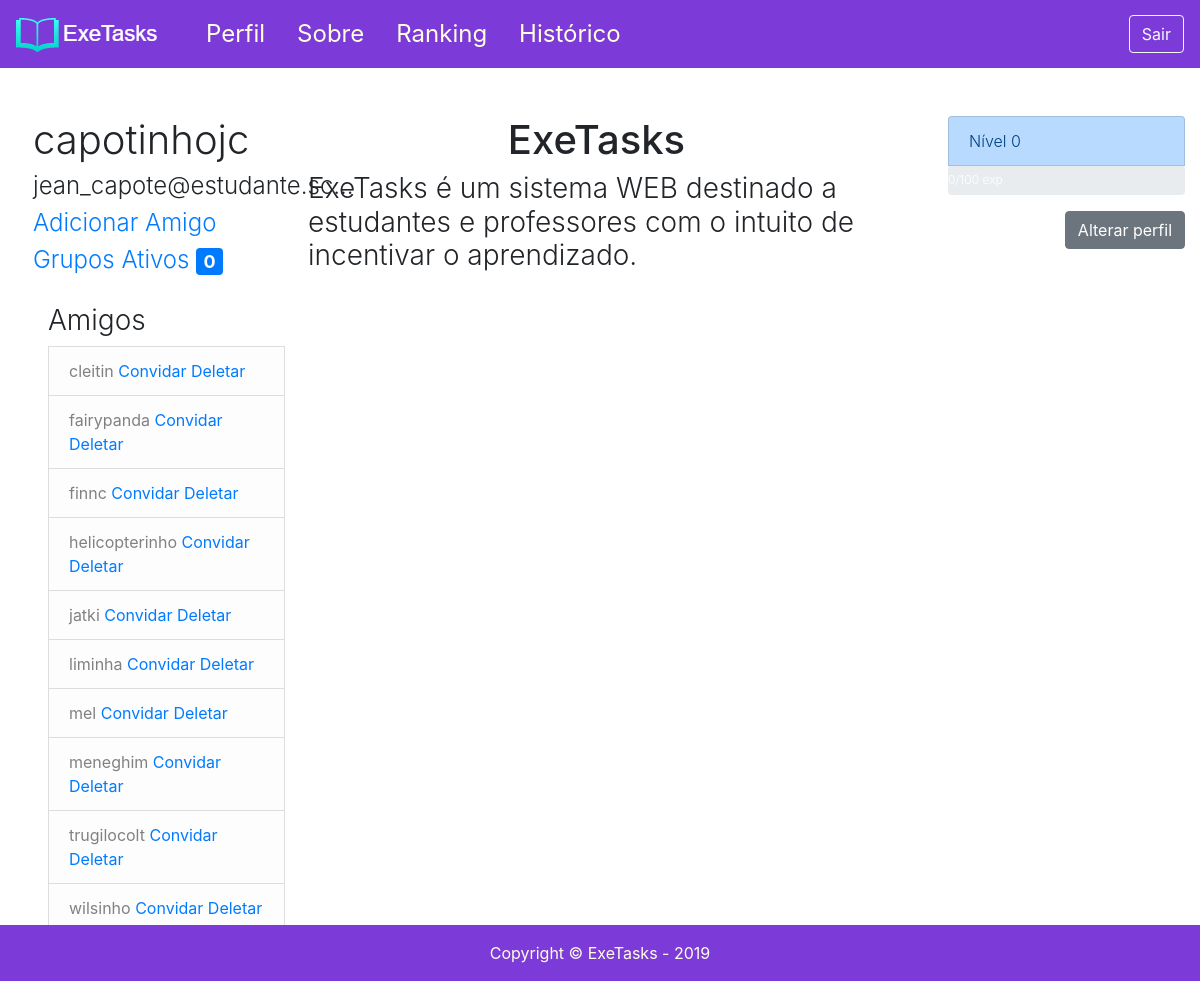
The page /main.php?folder=pages/&file=about.html (signed in) on the database its author committed.
### tables this page shows
CREATE TABLE `usuarios_has_usuarios` (
  `usuarios_id` int(10) UNSIGNED ZEROFILL NOT NULL COMMENT 'Usuário que possui amigo.',
  `usuarios_idamigos` int(10) UNSIGNED ZEROFILL NOT NULL COMMENT 'Usuário que é o amigo.'
);

CREATE TABLE `usuarios` (
  `id` int(10) UNSIGNED ZEROFILL NOT NULL COMMENT 'ID do usuário.',
  `nome` varchar(20) NOT NULL COMMENT 'Nome do usuário.',
  `usuario` varchar(20) NOT NULL COMMENT 'Apelido do usuário.',
  `senha` char(32) NOT NULL COMMENT 'Senha do usuário.',
  `email` varchar(40) NOT NULL COMMENT 'E-mail do usuário.',
  `data_nasc` date NOT NULL COMMENT 'Data de nascimento do usuário.',
  `sexo` char(1) NOT NULL COMMENT 'Sexo do usuário.',
  `tipo` char(1) NOT NULL COMMENT 'Serve para determinar se o usuário é professor ou estudante.',
  `nivel` int(11) NOT NULL COMMENT 'Nível do usuário.',
  `experiencia` int(11) NOT NULL COMMENT 'Total de experiência que o usuário possui.',
  `foto` varchar(255) NOT NULL COMMENT 'Avatar do usuário.'
);

### main.php (the view, shortened to what this page needs)
<!DOCTYPE html>
<html lang="pt-br">
    <head>
        <link rel="stylesheet" href="https://stackpath.bootstrapcdn.com/bootstrap/4.3.1/css/bootstrap.min.css">
        <link rel="stylesheet" href="https://kit-free.fontawesome.com/releases/latest/css/free.min.css" media="all">
        <link rel="stylesheet" href="https://kit-free.fontawesome.com/releases/latest/css/free-v4-font-face.min.css" media="all">
        <link rel="stylesheet" href="https://kit-free.fontawesome.com/releases/latest/css/free-v4-shims.min.css" media="all">
        <link rel="stylesheet" href="assets/css/main.css">
    </head>
    <body>
    <div class="pos-f-t">
        <?php
            $idUser = $_SESSION['id'];
            $user = $_SESSION['user'];
            $emailUser = $_SESSION['emailUser'];
            include "security/database/connection_database.php";
            $sql_sel_lvl_xp = "SELECT * FROM usuarios WHERE id = $idUser";
            $instruction_lvl_xp = $db_connection->prepare($sql_sel_lvl_xp);
            $instruction_lvl_xp->execute();
            $lvl_xp = $instruction_lvl_xp->fetch(PDO::FETCH_ASSOC);
        ?>
        <nav class="navbar navbar-expand-md purple">
            <div class="logo_header">
                <img src="assets/imgs/logo2.png">
            </div>
            <div class="collapse navbar-collapse" id="navbarNav">
                <ul class="nav justify-content-center">
                    <li><a href="main.php" class="nav-item nav-link li_header active txt_yellow">Perfil</a></li>
                    <li><a href="main.php?folder=pages/&file=about.html" class="nav-item nav-link li_header active txt_yellow">Sobre</a></li>
                    <li><a href="main.php?folder=pages/&file=ranking.php" class="nav-item nav-link li_header active txt_yellow">Ranking</a></li>
                    <li><a href="main.php?folder=pages/&file=user_history.php" class="nav-item nav-link li_header active txt_yellow">Histórico</a></li>
                </ul>
            </div>
            <a href="index.php?folder=security/authentication/&file=logout.php">
                <button type="button" class="btn btn-outline-light">Sair</button>
            </a>
        </nav>
        <div class="container-fluid">
            <div class="row">
                <div class="col-md-3 py-md-5 pl-md-5">
                    <div class="row">
                        <h1 class="font-weight-light"><?php echo $user; ?></h1>
                    </div>
                    <div class="row">
                        <h4 class="font-weight-light">
                            <?php
                                $length = strlen($emailUser);
                                $diff = ($length>24)?$length-24:0;
                                if($diff>0){
                                    $emailUserTitle=$emailUser;
                                    $emailUser = substr($emailUser, 0, -$diff);
                                    $emailUser="<span title='".$emailUserTitle."' style='cursor: default;'>".$emailUser."...</span>";
                                }
                                echo $emailUser;
                            ?>
                        </h4>
                    </div>
                    <div class="row">
                        <h4 class="font-weight-light"><a href="#addFriendModal" data-toggle="modal" data-target="#addFriendModal">Adicionar Amigo</a></h4>
                    </div>
                    <div class="row">
                        <?php
                            $sql_sel_invite_group = "SELECT * FROM usuarios_has_grupos WHERE status = 2 AND usuarios_id = $idUser";
                            $instruction_invite_group = $db_connection->prepare($sql_sel_invite_group);
                            $instruction_invite_group->execute();
                            $count_invite_group = $instruction_invite_group->rowCount();
                        ?>
                        <h4 class="font-weight-light"><a href="main.php?folder=pages/&file=active_groups.php">Grupos Ativos    </a><span class="badge badge-primary"><?php echo $count_invite_group; ?></span></h1></h4>
                    </div>
                    <div class="row">
                        <div class="container-fluid justify-content-md-center content">
                            <ul class="list-group">
                                <h3 class="font-weight-light">Amigos</h3>
                                <?php
                                    $sql_sel_friends = "SELECT uu.usuarios_idamigos, u.nome, u.usuario FROM usuarios_has_usuarios AS uu INNER JOIN usuarios AS u ON uu.usuarios_idamigos = u.id WHERE usuarios_id = $idUser ORDER BY u.usuario ASC";
                                    $instruction_sel_friends = $db_connection->prepare($sql_sel_friends) ;
                                    $result_sel_friends = $instruction_sel_friends->execute();
                                    $fetch_sel_friends = $instruction_sel_friends->fetchAll(PDO::FETCH_ASSOC);
                                    if($instruction_sel_friends->rowCount()>0){
                                        foreach($fetch_sel_friends as $friends){
                                            ?>
                                                <li class="list-group-item list-group-item-light">
                                                    <?php echo $friends['usuario']; ?>
                                                    <a href="#inviteFriendModal" data-toggle="modal" data-target="#inviteFriendModal" data-id="<?php echo $friends['usuarios_idamigos']; ?>">Convidar</a>
                                                    <a href="#delFriendModal" data-toggle="modal" data-target="#delFriendModal" data-id="<?php echo $friends['usuarios_idamigos']; ?>">Deletar</a>
                                                </li>
                                        <?php }
                                    }else{
                                    ?>
                                        <li class="list-group-item list-group-item-light">Você não tem amigos adicionado</li>
                                    <?php
                                    }
                                    ?>
                            </ul>
                        </div>
                    </div>
                </div>
                <div class="col-md-6 py-md-5 pl-md-2">
                </div>
                <div class="col-md-3 py-md-5 pl-md-2">
                    <ul class="font-weight-light">
                        <li class="list-group-item list-group-item-primary">Nível <?php echo $lvl_xp['nivel']; ?></li>
                        <?php   $exp = $lvl_xp['experiencia']%100;  ?>
                        <div class="progress" style="height: 30px;">
                            <div class="progress-bar" role="progressbar" style="width: <?php echo $exp; ?>%" aria-valuenow="<?php echo $exp; ?>" aria-valuemin="0" aria-valuemax="100"><?php echo $exp; ?>/100 exp</div>
                        </div>
                    </ul>
                    <div class="d-flex flex-row-reverse">
                        <a href="main.php?folder=pages/&file=fm_update_user.php">
                            <button class="btn btn-secondary">Alterar perfil</button>
                        </a>
                    </div>
                </div>
            </div>
            </div>
            <footer class="page-footer fixed-bottom purple no_hover_yellow">
                <div class="footer-copyright text-center py-3">
                    Copyright © ExeTasks - 2019
                </div>
            </footer>
        </div>
    </body>
</html>

### assets/css/main.css (style rules this page uses)
.purple { background-color: #7C3BD9; }
.txt_yellow { color: rgb(255, 255, 224) !important; }
.no_hover_yellow { color: rgb(255, 255, 224) !important; }
.li_header { font-size: 24px; }
.logo_header { padding-right: 20px; }
.content { margin-top: 8%; }
a:link { text-decoration: none !important; }
html, body { height: 100%; }

### rows shown on the page
usuarios_has_usuarios: usuarios_idamigos.usuario "cleitin"
usuarios_has_usuarios: usuarios_idamigos.usuario "fairypanda"
usuarios_has_usuarios: usuarios_idamigos.usuario "finnc"
usuarios_has_usuarios: usuarios_idamigos.usuario "helicopterinho"
usuarios_has_usuarios: usuarios_idamigos.usuario "jatki"
usuarios_has_usuarios: usuarios_idamigos.usuario "liminha"
usuarios_has_usuarios: usuarios_idamigos.usuario "mel"
usuarios_has_usuarios: usuarios_idamigos.usuario "meneghim"
usuarios_has_usuarios: usuarios_idamigos.usuario "trugilocolt"
usuarios_has_usuarios: usuarios_idamigos.usuario "wilsinho"
usuarios: nivel "0"

### other values the page prints
$user "capotinhojc"
$emailUser "jean_capote@estudante.sc"
$count_invite_group "0"
